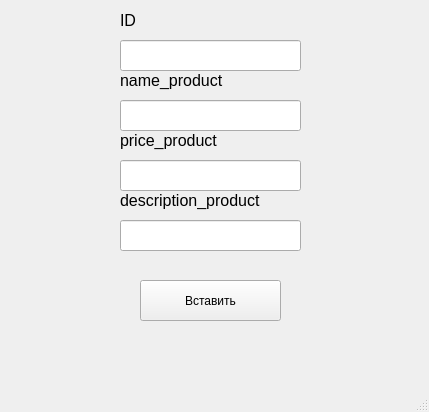
<?xml version="1.0" encoding="UTF-8"?>
<ui version="4.0">
 <class>ProductWindow</class>
 <widget class="QMainWindow" name="ProductWindow">
  <property name="geometry">
   <rect>
    <x>0</x>
    <y>0</y>
    <width>429</width>
    <height>412</height>
   </rect>
  </property>
  <property name="windowTitle">
   <string>MainWindow</string>
  </property>
  <widget class="QWidget" name="centralwidget">
   <widget class="QPushButton" name="pushButton">
    <property name="geometry">
     <rect>
      <x>140</x>
      <y>280</y>
      <width>141</width>
      <height>41</height>
     </rect>
    </property>
    <property name="text">
     <string>Вставить</string>
    </property>
   </widget>
   <widget class="QLineEdit" name="lineEdit">
    <property name="geometry">
     <rect>
      <x>120</x>
      <y>40</y>
      <width>181</width>
      <height>31</height>
     </rect>
    </property>
   </widget>
   <widget class="QLineEdit" name="lineEdit_2">
    <property name="geometry">
     <rect>
      <x>120</x>
      <y>100</y>
      <width>181</width>
      <height>31</height>
     </rect>
    </property>
   </widget>
   <widget class="QLineEdit" name="lineEdit_3">
    <property name="geometry">
     <rect>
      <x>120</x>
      <y>160</y>
      <width>181</width>
      <height>31</height>
     </rect>
    </property>
   </widget>
   <widget class="QLineEdit" name="lineEdit_4">
    <property name="geometry">
     <rect>
      <x>120</x>
      <y>220</y>
      <width>181</width>
      <height>31</height>
     </rect>
    </property>
   </widget>
   <widget class="QLabel" name="label">
    <property name="geometry">
     <rect>
      <x>120</x>
      <y>10</y>
      <width>31</width>
      <height>21</height>
     </rect>
    </property>
    <property name="font">
     <font>
      <pointsize>12</pointsize>
     </font>
    </property>
    <property name="lineWidth">
     <number>1</number>
    </property>
    <property name="text">
     <string>ID</string>
    </property>
   </widget>
   <widget class="QLabel" name="label_2">
    <property name="geometry">
     <rect>
      <x>120</x>
      <y>70</y>
      <width>141</width>
      <height>21</height>
     </rect>
    </property>
    <property name="font">
     <font>
      <pointsize>12</pointsize>
     </font>
    </property>
    <property name="lineWidth">
     <number>1</number>
    </property>
    <property name="text">
     <string>name_product</string>
    </property>
   </widget>
   <widget class="QLabel" name="label_3">
    <property name="geometry">
     <rect>
      <x>120</x>
      <y>130</y>
      <width>141</width>
      <height>21</height>
     </rect>
    </property>
    <property name="font">
     <font>
      <pointsize>12</pointsize>
     </font>
    </property>
    <property name="lineWidth">
     <number>1</number>
    </property>
    <property name="text">
     <string>price_product</string>
    </property>
   </widget>
   <widget class="QLabel" name="label_4">
    <property name="geometry">
     <rect>
      <x>120</x>
      <y>190</y>
      <width>191</width>
      <height>21</height>
     </rect>
    </property>
    <property name="font">
     <font>
      <pointsize>12</pointsize>
     </font>
    </property>
    <property name="lineWidth">
     <number>1</number>
    </property>
    <property name="text">
     <string>description_product</string>
    </property>
   </widget>
  </widget>
  <widget class="QMenuBar" name="menubar">
   <property name="geometry">
    <rect>
     <x>0</x>
     <y>0</y>
     <width>429</width>
     <height>26</height>
    </rect>
   </property>
  </widget>
  <widget class="QStatusBar" name="statusbar"/>
 </widget>
 <resources/>
 <connections/>
</ui>
